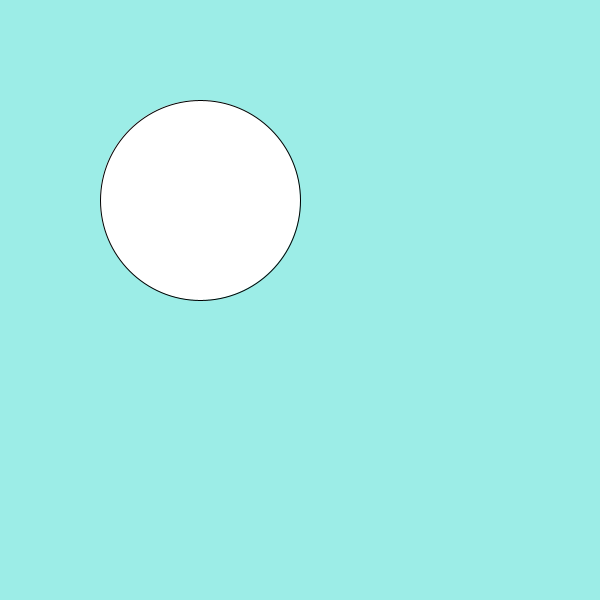
Frame 1 (no input)
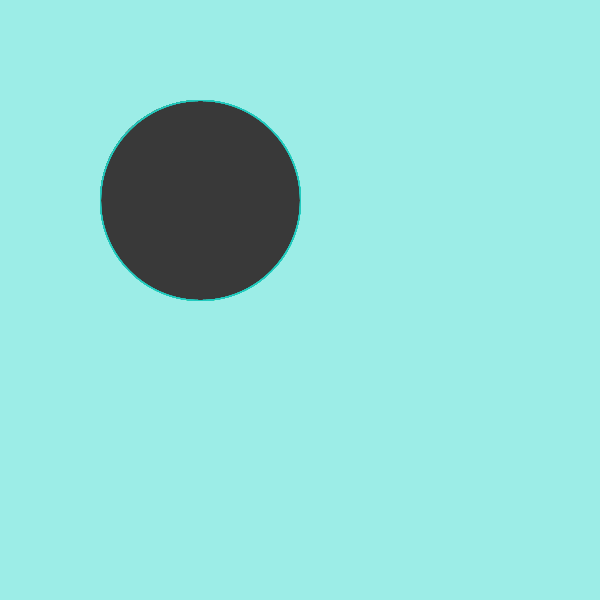
Frame 60 (the mouse pressed at the canvas centre just before this capture)
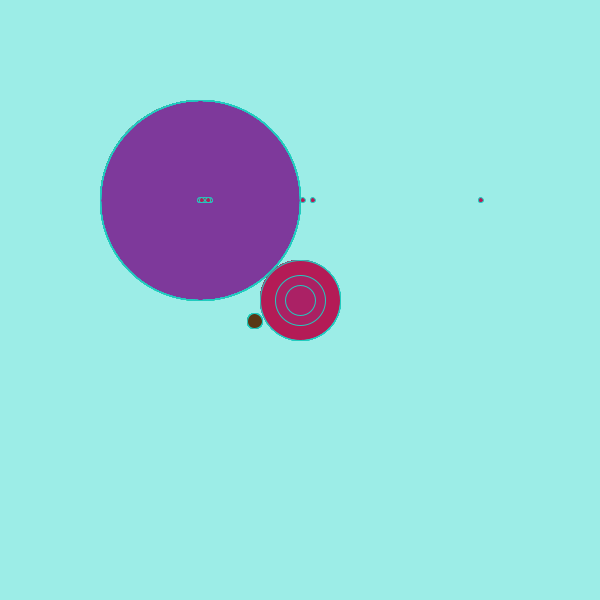
Frame 120 (the mouse held since frame 60 and released just before this capture)

The Processing sketch that drew these frames (run headless with seeded random() and noise(); from frame 60 on, the mouse is pressed at the canvas centre):

// Processing sketch: processing_107561
// ── processing_107561.pde

float vel=5;
void setup(){
size(600,600);
 background(156,237,231);
}
void draw(){
  
  //background(156,237,231);
  vel=dist(mouseX,mouseY,pmouseX,pmouseY);
  println(vel);
ellipse(200,200,200,200);  
    stroke(33,203,191);
fill(56,56,56,20);
if(mousePressed){
  
  fill(180,27,86);
  float rx=random(10+vel);
  float ry=random(10+vel);
  ellipse(200+rx,200,5,5);
  ellipse(200+ry,200,5,5);
  fill(89,56,20);
  float rxa=random(9+vel);
  float orbitaX= 50*sin(mouseX*0.08);
  float orbitaY= 50*cos(mouseX*0.08);
   ellipse(mouseX+orbitaX,mouseY+orbitaY,15,15);
  float rya=random(9+vel);
  fill(180,27,86);
  ellipse(mouseX+rxa,mouseY+rya,15,15);
  ellipse(200+rya,200,5,5);

  fill(180,27,86);
  ellipse(mouseX,mouseY,80,80); 
  fill(68,96,250,20);
  ellipse(mouseX,mouseY,50,50);
  fill(147,27,180,5);
ellipse(mouseX,mouseY,30,30);

 
}
}
